Frame 1 (no input): blank canvas, image omitted
Frame 60 (no input): blank canvas, image omitted
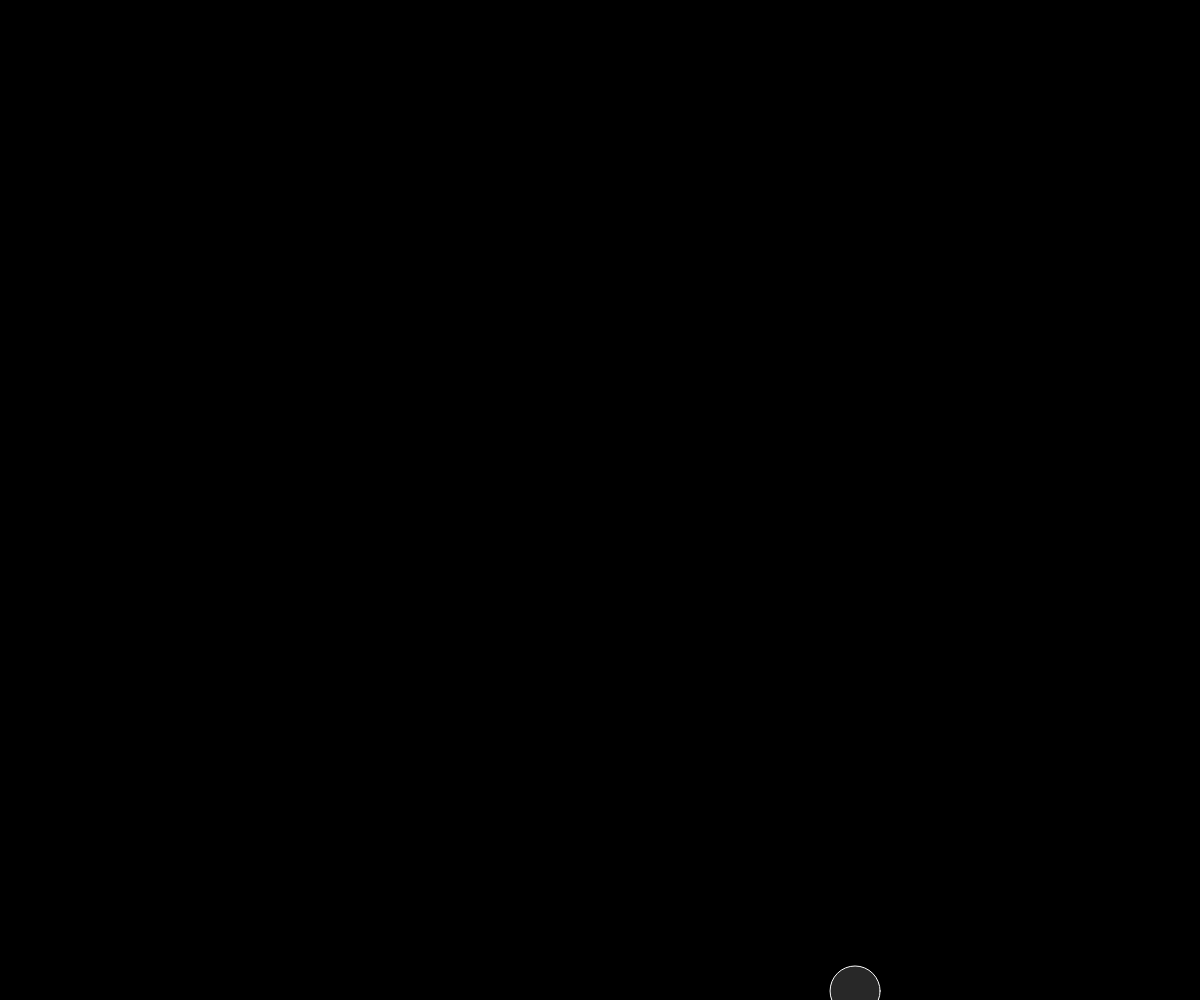
Frame 120 (the mouse pressed at the canvas centre since frame 60)

The p5.js sketch whose frames 1 and 60 were blank and that drew this single picture after the mouse press (run headless with seeded random() and noise() and a simulated clock; from frame 60 on, the mouse is pressed at the canvas centre):

// p5.js sketch
// ── sketch.js
var bubble = [], B = 75;

function setup() {
  createCanvas(window.innerWidth,window.innerHeight);
  background(0);
}

function draw() {
  background(0);
  for (var i = 0; i < bubble.length; i++) {
    bubble[i].display();
    bubble[i].move();
  }
  B = B + 1;
  if (B > 75) {
    B = 1;
    bubble.push(new Bubble());
  }
}

function Bubble() {
  this.x = random(width);
  this.y = height + 50;

  this.move = function() {
    this.y = this.y - 0.5;
    this.x = this.x + random(-0.5, 0.5);
  };

  this.display = function() {
    stroke(255);
    fill(255, 255, 255, 40);
    ellipse(this.x, this.y, 50, 50);
  };
}
